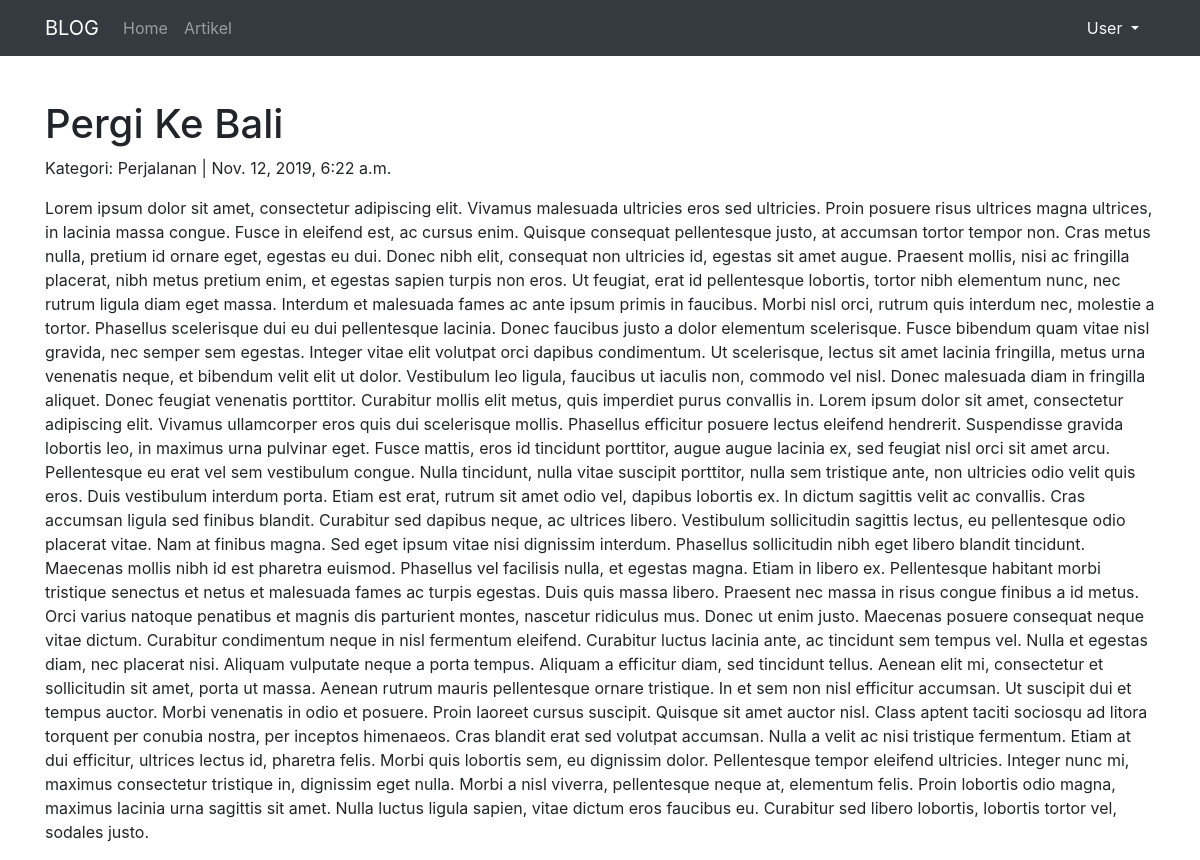
/artikel/detail/pergi-ke-bali, run on the app's committed database.
### artikel/models.py (models this page shows, shortened)
class Artikel(models.Model):
	judul		= models.CharField(max_length=255)
	isi 		= models.TextField()
	kategori	= models.CharField(max_length=255)
	published	= models.DateTimeField(auto_now_add=True)
	updated 	= models.DateTimeField(auto_now=True)
	slug		= models.SlugField(blank=True,editable=False)

### artikel/views.py (the view)
# urls.py: url(r'^detail/(?P<slug>[\w-]+)$',ArtikelDetailView.as_view(),name='detail'),
class ArtikelDetailView(DetailView):
    model = Artikel
    template_name = 'artikel/artikel_detail.html'
    context_object_name = 'artikel'

### artikel/templates/artikel/artikel_detail.html (shortened to what this page needs)
{% extends "base.html" %}
{% block contents %}
	<h1>{{artikel.judul}}</h1>
	<p>Kategori: {{artikel.kategori}} | {{artikel.published}}</p>
	<p>{{artikel.isi}}</p>
{% endblock contents %}

### data on the page
Artikel: judul "Pergi Ke Bali", kategori "Perjalanan", published "Nov. 12, 2019, 6:22 a.m.", isi "Lorem ipsum dolor sit amet, consectetur adipiscing elit. Vivamus malesuada ultricies eros sed ultricies. Proin posuere risus ultrices magna ultrices, in lacinia massa congue. Fusce in eleifend est, ac cursus enim. Quisque consequat pellentesque justo, at accumsan tortor tempor non. Cras metus nulla, pretium id ornare eget, egestas eu dui. Donec nibh elit, consequat non ultricies id, egestas sit amet augue. Praesent mollis, nisi ac fringilla placerat, nibh metus pretium enim, et egestas sapien turpis non eros. Ut feugiat, erat id pellentesque lobortis, tortor nibh elementum nunc, nec rutrum ligula diam eget massa. Interdum et malesuada fames ac ante ipsum primis in faucibus. Morbi nisl orci,…"
